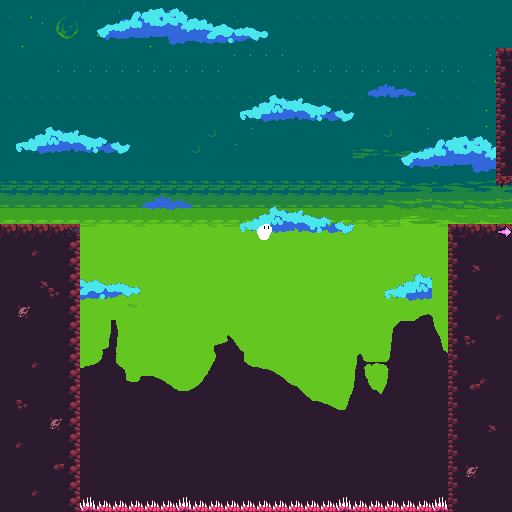

A level layout from a 2D game, rendered from its tile map. Below: a short description, then the map file with tile-grid data replaced by summaries:
An orthogonal 32x32 tile map with 16x16 px tiles, 6 tile layers (background, middle, middle-near, near, ...), 12 tilesets and 16 objects.

<map version="1.5" tiledversion="1.7.2" orientation="orthogonal" renderorder="right-down" width="32" height="32" tilewidth="16" tileheight="16" infinite="0" nextlayerid="25" nextobjectid="58">
 <tileset firstgid="1" source="wastelandsky.tsx" />
 <tileset firstgid="513" source="wasteland.tsx" />
 <tileset firstgid="1025" source="dungeon 16x16.tsx" />
 <tileset firstgid="13313" source="wastelandmountains.tsx" />
 <tileset firstgid="13825" source="spike_ground5.tsx" />
 <tileset firstgid="13826" source="spike_ground4.tsx" />
 <tileset firstgid="13827" source="plattoon.tsx" />
 <tileset firstgid="17923" source="watelandmountains2.tsx" />
 <tileset firstgid="18435" source="clouds.tsx" />
 <tileset firstgid="18677" source="characters.tsx" />
 <tileset firstgid="18741" source="sheet.tsx" />
 <tileset firstgid="18877" source="JKBACK.tsx" />
 <layer id="1" name="background" width="32" height="32">
  <data>[1024 cells, 1024 non-empty, 99 distinct tile ids]</data>
 </layer>
 <layer id="6" name="middle" width="32" height="32">
  <data>[1024 cells, 780 non-empty, 524 distinct tile ids]</data>
 </layer>
 <layer id="7" name="middle-near" width="32" height="32">
  <data>[1024 cells, 0 non-empty, 0 distinct tile ids]</data>
 </layer>
 <layer id="8" name="near" width="32" height="32">
  <data>[1024 cells, 0 non-empty, 0 distinct tile ids]</data>
 </layer>
 <layer id="2" name="graphics" width="32" height="32">
  <data>[1024 cells, 195 non-empty, 15 distinct tile ids]</data>
 </layer>
 <layer id="10" name="overgraphics" width="32" height="32">
  <data>[1024 cells, 1 non-empty, 1 distinct tile ids]</data>
 </layer>
 <objectgroup id="3" name="ground">
  <object id="7" x="496" y="240" width="16" height="272" />
  <object id="10" x="496" y="48" width="16" height="137.627" />
  <object id="29" x="0" y="0" height="224" />
  <object id="36" x="0" y="224" width="80" height="288" />
  <object id="40" x="448" y="224" width="48" height="288" />
  <object id="56" x="0.25" y="0.75" width="511.25" height="1" />
  <object id="57" x="511" y="1.5" width="0.25" height="46.25" />
 </objectgroup>
 <objectgroup id="4" name="spikes">
  <object id="11" x="80" y="496" width="16" height="16" />
  <object id="12" x="176" y="496" width="16" height="16" />
  <object id="13" x="336" y="496" width="16" height="16" />
  <object id="15" x="96" y="500.552" width="80" height="11.4481" />
  <object id="17" x="192" y="500.552" width="144" height="11.4481" />
  <object id="38" x="352" y="501.462" width="80" height="10.5377" />
  <object id="39" x="432" y="496" width="16" height="16" />
 </objectgroup>
 <objectgroup id="9" name="levelEnd">
  <object id="8" x="496" y="224.75" width="16" height="15.25" />
 </objectgroup>
 <objectgroup id="5" name="doublejump">
  <object id="55" x="256" y="224" width="16" height="16" />
 </objectgroup>
 <objectgroup id="12" name="bullets" />
 <objectgroup id="24" name="coin" />
</map>
